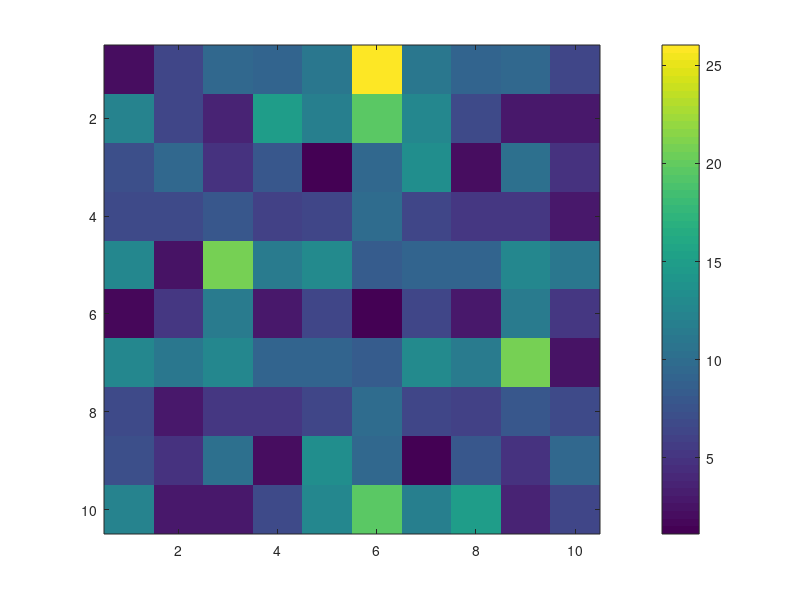
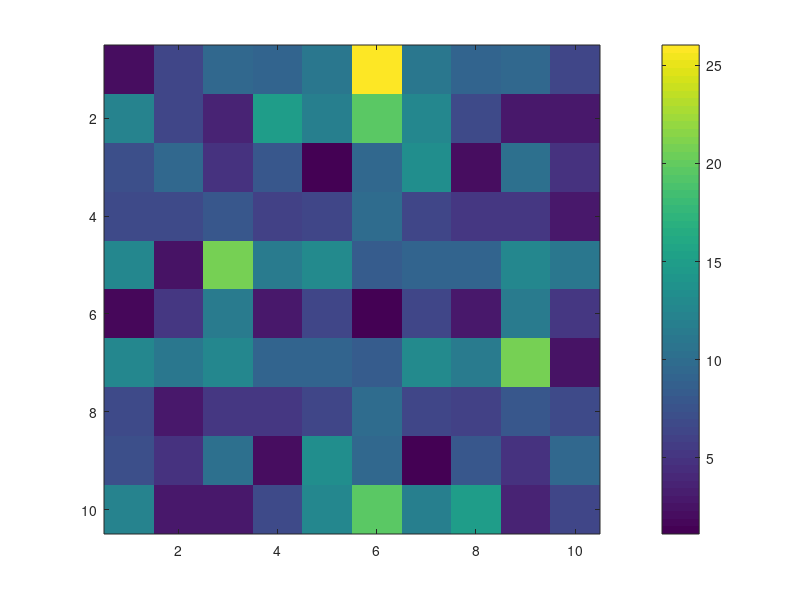

These charts were generated, in order, by the following MATLAB code:
close all;
clear;

N = 10;
A = randn(N);
A = A * A';

D = dftmtx(N)

sort(eig(A))
% sort(real(eig(D * A * D'))) / N
sort(real(eig(fft2(A)))) / N

%%
v   = rand(N, 1);
DDD = abs(D * v - fft(v));
max(DDD(:))

%%
M   = randn(N, N);
F1  = fft2(M);;
% F2  = (D * (D * M).').';
F2  = (D * M * D.');


% DDD = abs(D * M * D' - fft(fft(M).').');
DDD = abs(F2 - F1);
max(DDD(:))

figure; imagesc(abs(F1)); colorbar;
figure; imagesc(abs(F2)); colorbar;

%%
